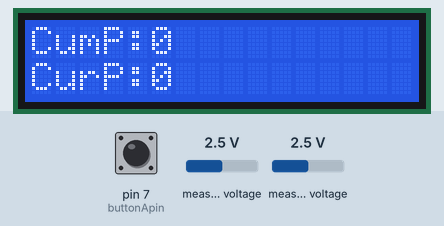
A sketch run on a simulated Arduino Uno, built with avr-gcc and run on an emulated ATmega328P. On the bench: 16×2 character LCD. The inputs (shaded band) are chosen by the test bench; at power-on: measured voltage 2.5 V, pin 7 (buttonApin) HIGH. Storage starts empty; what the sketch prints to the serial monitor is not drawn.

Above: at 2.2 s.
2.3 s: measured voltage (sensor 200) set to 0.1 V
At 3.1 s:
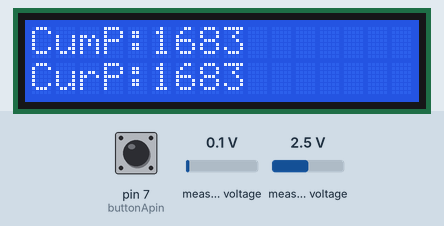
5.3 s: measured voltage (sensor 201) set to 0.1 V
At 8.3 s:
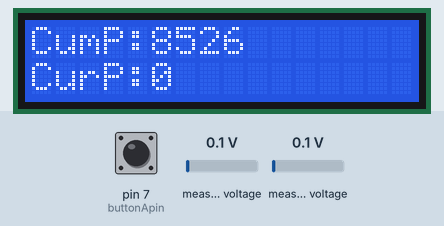
8.6 s: measured voltage (sensor 200) set to 1.2 V
At 10.2 s:
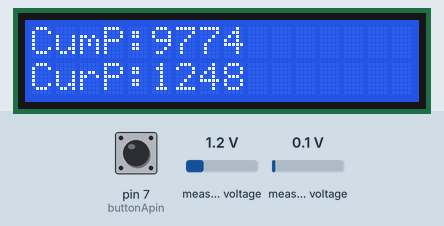
11.9 s: pin 7 (buttonApin) pulled LOW for 1 s
At 13.5 s:
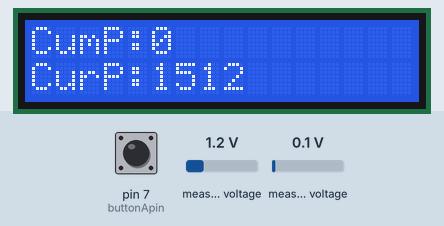
15.2 s: measured voltage (sensor 201) set to 1.2 V
At 17.8 s:
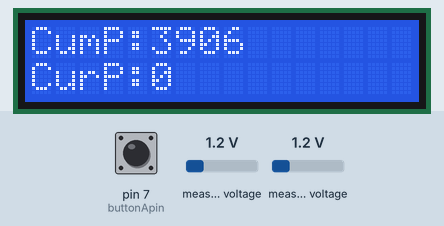
18.5 s: measured voltage (sensor 200) set to 2.5 V
At 20.0 s:
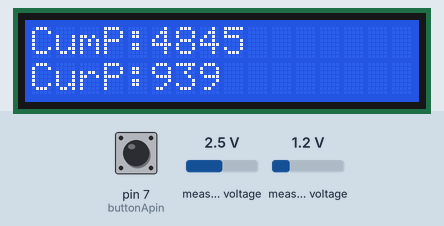
Timing chart, 0 to 21.5 s (numbered marks = the images above; inputs shaded):
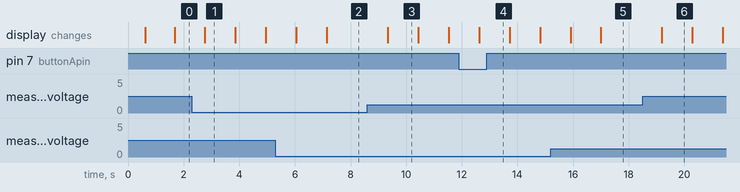

Measured:
- after the input at 2.3 s, the display: changes after 0.46 s (image 1)
- after the input at 8.6 s, the display: changes after 0.73 s (image 3)
- after the input at 18.5 s, the display: changes after 0.69 s (image 6)
- what the display in image 1 shows lasts 1.1 s, from 2.8 s to 3.9 s

The sketch:

UNO_AMR_slave2.ino
```cpp
#include <SoftwareSerial.h>
#include <SPI.h>
#include <SD.h>
#include <Wire.h>
#include <LiquidCrystal_I2C.h>
#include <Adafruit_ADS1015.h>

SoftwareSerial mySerial(2, 3);
LiquidCrystal_I2C lcd(0x27, 16, 2);
Adafruit_ADS1015 ads;

const int chipSelect = 4; //SD카드 모듈에서 cs핀 부분

File myFile;
String fileName = "filetest.txt";
char AMRid = '2';  // todo: 각 슬레이브에 아이디 지정해주기

const float FACTOR = 100;
const float multiplier = 0.0625F;

double currentRMS = 0;
double power = 0;
long Cumulative_Power;

long Cum = 0;
long cur = 0;
String Cum_Power = "CumP:";
String cur_power = "CurP:";

int buttonApin = 7;

void setup() {
  Serial.begin(9600);
  mySerial.begin(9600);

  pinMode(buttonApin, INPUT_PULLUP);

  ads.setGain(GAIN_TWO);  //±2.048V 1bit =0.0625mV
  ads.begin();

  lcd.begin();
  lcd.clear();

  InitializeSDcard();

  Cumulative_Power = readData().toInt();
}


long startTime = 0 ;

void loop() {

  long loopTime = millis();

  if (loopTime - startTime <= 1000) {

    // todo: 전류 측정하기
    currentRMS = getCorriente(); //전류측정
    power = 220.0 * currentRMS;  //전력계산

     //버튼으로 누적전력 초기화
    if (digitalRead(buttonApin) == HIGH) {
      Cumulative_Power += int(power);
    } else if (digitalRead(buttonApin) == LOW) {
      Cumulative_Power = 0;
    }

    // todo: 측정값 sd카드에 저장하기
    writeData(String(Cumulative_Power));

  }
  startTime = loopTime;
Serial.println(Cumulative_Power);
  delay(10);

  Cum = readData().toInt();
  cur = long(power);

  RequestIdFind(AMRid, Cum, cur); // todo: master의 요청이 들어오면 값 전송하기

  // todo: 저장되어 있는 값 lcd로 출력하기
  lcd.clear();
  lcdView(0, Cum_Power, Cum);
  lcdView(1, cur_power, cur);

}// end of loop

//SD카드 연결체크
void InitializeSDcard() {
  lcd.setCursor(0, 0);
  lcd.print("Opening SD Card..");
  delay(500);
  if (SD.begin(chipSelect))
  {
    lcd.setCursor(0, 1);
    lcd.print("Card ready to use");
  } else {
    lcd.setCursor(0, 1);
    lcd.print("Failed to open Card");
    return;
  }
}

//LCD화면출력
void lcdView(int Cursor, String view, long value) {
  lcd.setCursor(0, Cursor);
  lcd.print(view);
  lcd.print(value);
}


//데이터 저장
void writeData(String IntotalData) {
  myFile = SD.open(fileName, O_READ | O_WRITE | O_CREAT | O_READ);

  if (myFile) {
    myFile.println(IntotalData);
    myFile.close();
  } else {
    Serial.println("error opening test.txt");
  }

}

//저장된 데이터 읽기
String readData() {
  long data = 0;
  String total = "";

  myFile = SD.open(fileName);
  if (myFile) {
    while (myFile.available()) {
      data = myFile.read();
      total += (char)data;
    }
    myFile.close();
  } else {
    Serial.println("error opening datalog.txt");
  }
  return total;
}


//master의 요청이 들어오면 값 전송하기
void RequestIdFind(char amrId, long ADvalue, long NDvalue) {
  if (mySerial.available()) {
    if (mySerial.find("req")) {
      if ((char)mySerial.read() == amrId) {
        mySerial.print("resp");
        mySerial.print(ADvalue);
        mySerial.print("/");
        mySerial.println(NDvalue);
      }
    }
  }
}


//전력측정
double getCorriente() {
  double voltage;
  double corriente;
  double sum = 0;
  long tiempo = millis();
  int counter = 0;

  while (millis() - tiempo < 1000) {
    voltage = ads.readADC_Differential_0_1() * multiplier;
    corriente = voltage * FACTOR;
    corriente /= 1000.0;

    sum += sq(corriente);
    counter = counter + 1;
  }

  corriente = sqrt(sum / counter);
  return (corriente);
}
```
